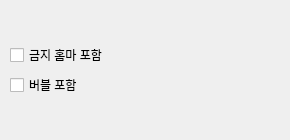
         <widget class="QWidget" name="miscTab">
          <attribute name="title">
           <string>기타</string>
          </attribute>
          <widget class="QWidget" name="verticalLayoutWidget_7">
           <property name="geometry">
            <rect>
             <x>10</x>
             <y>10</y>
             <width>271</width>
             <height>121</height>
            </rect>
           </property>
           <layout class="QVBoxLayout" name="verticalLayout_10">
            <item>
             <spacer name="verticalSpacer">
              <property name="orientation">
               <enum>Qt::Vertical</enum>
              </property>
              <property name="sizeHint" stdset="0">
               <size>
                <width>20</width>
                <height>40</height>
               </size>
              </property>
             </spacer>
            </item>
            <item>
             <widget class="QCheckBox" name="checkBox_3">
              <property name="statusTip">
               <string>금지 홈마가 찍은 사진도 검색 결과에 포함합니다.</string>
              </property>
              <property name="text">
               <string>금지 홈마 포함</string>
              </property>
             </widget>
            </item>
            <item>
             <widget class="QCheckBox" name="checkBox_4">
              <property name="statusTip">
               <string>버블 사진도 검색 결과에 포함합니다.</string>
              </property>
              <property name="text">
               <string>버블 포함</string>
              </property>
             </widget>
            </item>
            <item>
             <spacer name="verticalSpacer_16">
              <property name="orientation">
               <enum>Qt::Vertical</enum>
              </property>
              <property name="sizeHint" stdset="0">
               <size>
                <width>20</width>
                <height>40</height>
               </size>
              </property>
             </spacer>
            </item>
           </layout>
          </widget>
         </widget>
